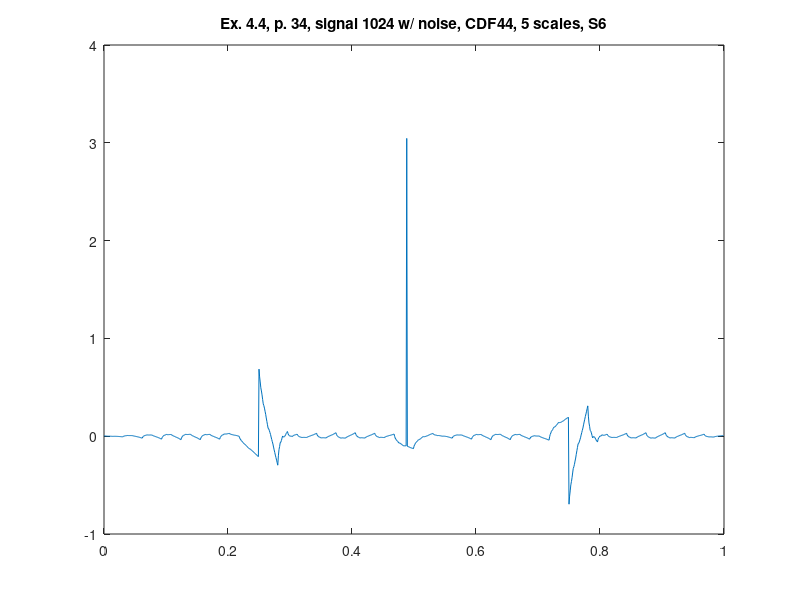

Write MATLAB code to recreate this figure.
%% ========================================================================
%% Programmatic octave notes on "Ripples in Mathematics" by A. Jensen
%% and A. la Cour-Harbo written with a deep gratitude to the authors for
%% this wonderful text. 
%% 
%% Reconstruction of graphs in ex 4.4, p.34, CDF44, 5 scales, S6.
%%
%% Author: Vladimir Kulyukin
%% 
%% NB: I have tested this code in Octave 4.
%% =========================================================================
t = (1.0/1024)*[0:1023];

y_ex_4_4_1024_with_slow_var_removed_cdf44_s6_p34 = [
0.004738425462805987
0.0030638536688546263
0.0022951317034531175
0.0012794970061714567
0.0011660171535798416
8.019309765852911E-4
1.8539320912466795E-4
-3.7705333556237175E-4
-4.472276282381504E-5
2.96298759821928E-5
-1.5583345733546916E-4
-2.945616126163175E-4
-6.967740407059497E-4
-0.0010559137630714865
-0.0013738071620370274
-0.0017349089813079865
-0.0012158780573540695
-9.694439314314185E-4
-9.97416930082179E-4
-9.93215994122859E-4
-0.0012670284725065373
-0.0015122630967722706
-0.0017307097764450163
-0.0020067846050521587
-0.0025680203875391716
-0.0031078021992097526
-0.003627895220522648
-0.0042126897468330315
-0.0047813050310978045
-0.005418116876810486
-0.006124861482889599
-0.006881125978311087
-0.0022619450865639656
8.442753855844587E-4
0.0024358324034114975
0.0043563159883976965
0.004758757111076539
0.005486764427809654
0.006538672170829762
0.007418382129894874
0.006773406950779048
0.006447395575484405
0.00643872351617969
0.0062513348306377226
0.006378069535119657
0.006322894285835434
0.0060842297884224905
0.005792994084915404
0.003964304741709501
0.002441902983412736
0.0012242585137907103
-1.8458852297942308E-4
-0.0012917001438951248
-0.002593009860422546
-0.004089995284050629
-0.00565163485463549
-0.006917421547267377
-0.008383233506521925
-0.01005049209944664
-0.011788118652376722
-0.013729990556365257
-0.015744999301180673
-0.017834506585232335
-0.02003535803782086
-0.008917955001087385
-0.0015038361717650828
0.0022056997008264023
0.006769925351493344
0.00762701943665256
0.00933628773254358
0.011896497567737252
0.014084436163877445
0.012560346857212967
0.01188360374440589
0.012053043201530667
0.011845522214418591
0.012481909841567718
0.012739098996903286
0.012615997907275078
0.012438966315332478
0.008540958080359817
0.005481492304937996
0.003259551696869978
6.521408774888826E-4
-0.0011197221776664268
-0.003278994378516198
-0.005826616085558567
-0.008436074929797366
-0.010213707983006026
-0.012382393506666478
-0.014942992664167098
-0.017568913352657534
-0.020588409482100056
-0.023674848310719865
-0.026829009730177544
-0.03013938845704478
-0.014216287108158365
-0.0036230023042720383
0.0016397692135081687
0.008152874949350353
0.009334137192101744
0.01176444586365688
0.015443189051975392
0.018606262467641077
0.01643508781446401
0.01551064096837762
0.01583239632055744
0.015636336220980485
0.016685492523431766
0.017215891365912617
0.017227094709050816
0.01719121868375062
0.011817327975253145
0.007686574112888089
0.004798607682010458
0.0013895877410307067
-7.772766601950032E-4
-0.003465781726638917
-0.006676187406447265
-0.009936199070108231
-0.011955049965826192
-0.014496446342098568
-0.01756055805433454
-0.020675000257592724
-0.02431242969858216
-0.02800041627798666
-0.031739039349282794
-0.0356549701979213
-0.01735031837397627
-0.00519059917855158
8.241987279782315E-4
0.008294623242164234
0.009620217174217682
0.012401573756995687
0.016638794995907702
0.020295453976895805
0.01780773563640481
0.01677632370922466
0.017201410620809154
0.017046659781638995
0.018348860222969665
0.01907172033690585
0.01921552250537617
0.019326263846353386
0.01329461681025923
0.008721444691118685
0.005607119147052253
0.0019154824676452797
-3.164978172393029E-4
-0.0031249352242705974
-0.0065093697144935625
-0.009923626973863509
-0.01187634396414683
-0.01440354663255905
-0.017504687667584395
-0.020633505792653217
-0.024335102886179016
-0.028063174691335346
-0.03181708794256766
-0.03574240593927358
-0.01784292094838369
-0.005967974380795216
-1.1684854250626486E-4
0.00717359033730558
0.008441706299044949
0.011150674466377963
0.015301295232765355
0.01889484659691676
0.01646931713522848
0.015487963243094982
0.015951666085218363
0.015861783918898698
0.017218780286392565
0.018024052772180443
0.01827856118940341
0.018519060531366982
0.012747920751904673
0.008428554375219277
0.005561997550616482
0.0021497623524525666
1.9246494933111702E-4
-0.0023083456616153075
-0.005351559491091562
-0.008400272628750649
-0.009989572253251922
-0.01211783751668749
-0.014783887263833395
-0.017450747113978426
-0.020652977257612504
-0.023853569151240595
-0.027051273319216973
-0.030388384382087907
-0.013412420733205921
-0.002014698016207128
0.003806098554880677
0.010989204721203794
0.0125980616291258
0.015571936093579541
0.0199122050434275
0.023761254357492878
0.02204159175781728
0.021692543727971914
0.02271554602256942
0.023253042494432274
0.025165503095647357
0.02659539936456734
0.027544222422695275
0.02851159585301344
0.023922018901971764
0.020714926982328907
0.018891862990236152
0.016595376116271487
0.015686039830630882
0.014306427354540574
0.012458129641827909
0.010640868242215995
0.010217143605083356
0.009329574145125419
0.007979795041098636
0.006667571092454583
0.004896438943451209
0.0031661835378770653
0.0014784803401289293
-2.984563720344613E-4
-0.01635601668812875
-0.028660624590367334
-0.037210568365053986
-0.04683575368112791
-0.0527028264377134
-0.059641676239724606
-0.06765055924783381
-0.07543309401265119
-0.07945052663142177
-0.08453271772751891
-0.0906778955370447
-0.09658965174721623
-0.10356083246093797
-0.11029501753641854
-0.11679041155352449
-0.12339210897712985
-0.1262144134810251
-0.1300871405425009
-0.13500847541051175
-0.13968196895053944
-0.14540042861531022
-0.15086739779023361
-0.15608104676524837
-0.1613864379033357
-0.16772947077309563
-0.17381367710407059
-0.17963721663511406
-0.18554514228449387
-0.19118871505162194
-0.19691298479566802
-0.20271610513775098
-0.20850327859556486
0.6856565787092292
0.606625053138408
0.5544039927404989
0.49500328085266154
0.4624167291215962
0.42265421949312565
0.3757175972333121
0.33071682563649707
0.312537591923718
0.2871897719230634
0.2546752036727241
0.2241038421301198
0.18636940063851537
0.15058182832695866
0.11674295157777315
0.08241407992761596
0.07492139053569469
0.060274733719997364
0.038475919807064995
0.018634873845294386
-0.008354722923942126
-0.03338295566152483
-0.05644803445792934
-0.07998868842667639
-0.11067074566335244
-0.1393843149850731
-0.1661276312113802
-0.1933394492539674
-0.21857750465282866
-0.2442805668115191
-0.27044689953112055
-0.29642084096204135
-0.20062613590841183
-0.13738662717459915
-0.10670061172588075
-0.06721498775837764
-0.06027947806798373
-0.04454099948570023
-0.019997886243760976
0.0022714411777763344
-0.008002703001921851
-0.009467275899497363
-0.00212065302711939
0.00295870286713823
0.016852470457314805
0.028482164396900378
0.037849363980256845
0.047924534101195015
0.025469001122415347
0.01183571564467012
0.007026207964193842
-3.8080753491820385E-5
0.0017244301989112198
0.0012351556425685972
-0.0015044268110313563
-0.00352395578618675
0.0032891974466476848
0.007856392341747287
0.010179050266159506
0.013227475482064488
0.014034162444669873
0.01556938557959009
0.01783450658523361
0.020035358037822637
0.008917955001088607
0.001503836171766304
-0.002205699700825292
-0.006769925351492123
-0.007627019436651394
-0.009336287732542192
-0.011896497567735698
-0.014084436163876057
-0.01256034685721158
-0.011883603744404753
-0.012053043201529279
-0.011845522214417259
-0.01248190984156694
-0.012739098996901982
-0.012615997907273968
-0.012438966315330757
-0.008540958080358818
-0.005481492304936858
-0.003259551696869145
-6.521408774873283E-4
0.001119722177667537
0.003278994378517669
0.0058266160855599824
0.008436074929799031
0.010213707983007525
0.012382393506667796
0.014942992664168597
0.017568913352659157
0.020588409482101597
0.02367484831072128
0.026829009730179293
0.030139388457046917
0.014216287108160003
0.003623002304273426
-0.0016397692135072667
-0.008152874949349187
-0.009334137192100772
-0.011764445863655562
-0.015443189051974338
-0.018606262467639773
-0.01643508781446283
-0.015510640968376468
-0.015832396320556233
-0.01563633622097927
-0.016685492523430615
-0.01721589136591145
-0.017227094709049463
-0.017191218683749163
-0.011817327975251955
-0.007686574112886858
-0.004798607682009449
-0.0013895877410295167
7.772766601962088E-4
0.0034657817266403185
0.006676187406448367
0.009936199070109716
0.011955049965827354
0.014496446342099687
0.01756055805433579
0.020675000257594337
0.024312429698583545
0.02800041627798816
0.03173903934928419
0.03565497019792302
0.01735031837397755
0.005190599178552895
-8.241987279771737E-4
-0.00829462324216304
-0.009620217174216645
-0.01240157375699441
-0.01663879499590669
-0.020295453976894546
-0.017807735636403713
-0.01677632370922333
-0.017201410620808086
-0.01704665978163757
-0.01834886022296828
-0.019071720336904435
-0.019215522505374685
-0.019326263846351763
-0.013294616810257898
-0.008721444691117571
-0.005607119147050969
-0.0019154824676440897
3.164978172405519E-4
0.0031249352242717562
0.006509369714494787
0.009923626973865188
0.011876343964148002
0.01440354663256034
0.017504687667585637
0.020633505792655014
0.02433510288618041
0.028063174691336956
0.03181708794256896
0.03574240593927525
0.017835526287774565
0.00595516645291401
1.0060874069231507E-4
-0.007193792925797415
-0.008463890280875797
-0.011175370754292868
-0.015329034739509417
-0.01892548706484834
-0.016500877171009065
-0.015520973759469564
-0.015986657994931597
-0.015898614964309082
-0.017257981380246035
-0.01806548165683497
-0.018322075607218102
-0.01856469860016144
-0.012793701078341352
-0.00847500787204239
-0.005609655130571101
-0.002198481757896914
-2.427770930111539E-4
0.0022565830373418305
0.005298488643865867
0.008345855440752115
0.009933277811735808
0.012059808079294632
0.014724265088205457
0.0173894940822949
0.020590235627515108
0.023789300804909125
0.02698544013883164
0.030320996581287563
0.0157381410690694
0.006091878536830686
0.0013808941985982148
-0.004520470684331035
-0.005489234260764531
-0.007651086343190783
-0.011007403860474552
-0.013918569992221519
-0.011902672162133032
-0.01108545985133591
-0.011468368814444685
-0.011411840205064805
-0.012558346674499787
-0.013268357061887004
-0.013543362488728672
-0.013824574337310436
-0.009190483756437218
-0.005766949156425283
-0.0035555134334244176
-9.167230787993086E-4
5.068457380398295E-4
0.0023546224950812267
0.004625016238498647
0.006876717619265893
0.007906811288090454
0.009354681529494369
0.011218693164719129
0.013057493595012293
0.015309133975416889
0.01753224156284383
0.019725140892894233
0.022003966185806356
-0.002485080862243527
-0.01972816898520202
-0.0297270098967668
-0.04159775867783699
-0.04622770867944892
-0.052733031046527934
-0.06111546961840075
-0.068934570128943
-0.06951986144658606
-0.07198754369779503
-0.07633938864646672
-0.08013496888986993
-0.08581827404061626
-0.09094888852498018
-0.09552860776309724
-0.10021361940231155
-0.09767911262229145
-0.09704133269558213
-0.09830209437323023
-0.09902101107423777
3.0450883633939663
-0.10372501523377764
-0.10527155330144589
-0.10693794501363951
-0.11051384440505252
-0.11355888403062864
-0.11607490415151289
-0.1187181339616592
-0.12083603034943402
-0.12308482556788869
-0.12546636599590355
-0.12780715638242035
-0.10379520340828274
-0.08684395155286628
-0.07695524886469984
-0.06517833283251862
-0.060467660951447844
-0.053872469318885674
-0.045394603200896944
-0.03743475116790784
-0.03654852101329342
-0.033785142716717065
-0.029146454316371972
-0.02503313604576296
-0.019048175972070203
-0.013592248500428061
-0.008667180013159692
-0.003632024790993338
-0.005685135821400733
-0.0058757175739465595
-0.004205580375172158
-0.003075374549561971
-8.805606240169794E-5
0.002355734971102308
0.00425420864142545
0.00624834931801832
0.010092455116623267
0.013385909578271349
0.0161269475225021
0.018956579116940597
0.02123028464564869
0.02358908876811361
0.026031255285414945
0.028382826600334532
0.021327205155862394
0.016719619245163075
0.014558365833515774
0.011664693322097852
0.0112139743017452
0.010027475808517483
0.008103532074647868
0.006291777271167032
0.0069163332828776625
0.0067985074314800276
0.005936675229143873
0.005180513114914742
0.0036771287237793437
0.0022762210932225635
9.762109288800058E-4
-4.5257163200229655E-4
5.421881207876567E-4
7.818897915587986E-4
2.6500308407473305E-4
-1.5869947621216518E-4
-0.001342012287575134
-0.0024351364802048803
-0.003439549665591235
-0.004584818188381412
-0.006495579500148008
-0.0083219793641931
-0.010065439147564748
-0.011955468081388476
-0.013765355651925493
-0.01572458125373699
-0.01783450658523056
-0.02003535803781964
-0.008917955001086053
-0.0015038361717631954
0.0022056997008275125
0.006769925351494566
0.007627019436653448
0.009336287732544468
0.011896497567737807
0.014084436163878111
0.012560346857213522
0.011883603744407445
0.012053043201531555
0.011845522214420257
0.012481909841569383
0.01273909899690473
0.012615997907276855
0.012438966315334365
0.008540958080361705
0.00548149230493955
0.003259551696871643
6.521408774899928E-4
-0.0011197221776653166
-0.0032789943785149767
-0.005826616085557568
-0.008436074929796256
-0.010213707983004916
-0.012382393506664702
-0.014942992664165544
-0.017568913352655535
-0.020588409482098502
-0.023674848310717422
-0.026829009730175546
-0.03013938845704267
-0.014216287108157033
-0.003623002304270928
0.001639769213509723
0.008152874949351574
0.009334137192102743
0.011764445863657436
0.015443189051976836
0.018606262467642853
0.01643508781446479
0.015510640968378508
0.01583239632055866
0.015636336220981928
0.016685492523432766
0.01721589136591417
0.017227094709052482
0.01719121868375284
0.011817327975254699
0.007686574112889533
0.004798607682011902
0.00138958774103215
-7.77276660193893E-4
-0.0034657817266381397
-0.0066761874064458215
-0.009936199070106566
-0.011955049965824971
-0.014496446342096903
-0.017560558054332764
-0.02067500025759106
-0.024312429698580607
-0.028000416277984996
-0.03173903934928113
-0.03565497019791897
-0.017350318373974716
-0.005190599178550137
8.241987279793417E-4
0.008294623242165677
0.009620217174218793
0.012401573756996909
0.016638794995909034
0.02029545397689736
0.01780773563640614
0.016776323709226215
0.01720141062081071
0.01704665978164077
0.01834886022297111
0.019071720336907294
0.01921552250537739
0.019326263846355385
0.013294616810260784
0.008721444691120128
0.005607119147053474
0.0019154824676472781
-3.164978172376376E-4
-0.0031249352242694872
-0.006509369714491786
-0.009923626973861621
-0.01187634396414583
-0.014403546632557829
-0.01750468766758262
-0.02063350579265144
-0.024335102886177573
-0.028063174691333792
-0.03181708794256588
-0.03574240593927147
-0.01784292094838258
-0.005967974380793883
-1.1684854250471055E-4
0.007173590337306912
0.008441706299046281
0.011150674466379629
0.015301295232767131
0.018894846596918313
0.0164693171352297
0.015487963243096203
0.015951666085219918
0.015861783918899697
0.017218780286393454
0.018024052772181554
0.018278561189403852
0.01851906053136787
0.012747920751905673
0.008428554375220942
0.005561997550616926
0.002149762352453344
1.9246494933211622E-4
-0.002308345661613753
-0.005351559491090896
-0.008400272628749095
-0.009989572253250811
-0.012117837516687269
-0.014783887263832618
-0.017450747113976872
-0.02065297725761095
-0.023853569151239595
-0.02705127331921564
-0.030388384382085798
-0.017825780376554246
-0.009658861150562803
-0.005886311918137155
-0.001068318056500983
-6.420173009242802E-4
8.324360451610335E-4
0.0033564189106163322
0.0054740858520450075
0.0032055970320739036
0.001990857815910241
0.0018313039581649981
0.0012711479894396138
0.0017690911840415602
0.0018693737581054748
0.0015734868331331864
0.0012734003993506438
-0.003401080263446765
-0.007009940860870145
-0.009551638496767989
-0.012481855302783895
-0.014341786486499197
-0.016587090148908024
-0.019216175336184804
-0.021836974091358208
-0.023381101050077735
-0.025304169119865882
-0.027604543121968694
-0.029890111849686152
-0.03254968506600764
-0.035191131419898714
-0.03781277544696504
-0.04051755717620309
-0.005678810690662672
0.019026648580481087
0.03360053235092675
0.050819981274280446
0.05791130312887116
0.0676516546323298
0.08004277962398754
0.09166326571000782
0.09316261431382333
0.09731801113460592
0.10413122793625629
0.11018087918833253
0.11889191263115162
0.1268429545632852
0.1340358004048645
0.1413894847413646
0.138636322369321
0.13855354413399446
0.14114296478642707
0.14298323961791426
0.14749935501895184
0.15126997376090967
0.15429692555384766
0.1574992770851309
0.16338479357903823
0.16853214946280226
0.17294318499756867
0.17753697631541754
0.18139813336659016
0.18544573534226472
0.18968162862132198
0.19386188832789675
-0.6951334296348396
-0.612752760476115
-0.5589942561474044
-0.4975622748650033
-0.4647487634287542
-0.4242580814462938
-0.37608838365156083
-0.329962718965371
-0.3124481463980689
-0.2872490316750258
-0.25436353675805246
-0.22351471890488556
-0.18497585255710153
-0.14847000080081477
-0.11399533725369768
-0.07894426196499785
-0.07248963442098494
-0.05833584585713411
-0.03648108594689986
-0.016648441857047003
0.010888779868957144
0.0364074818550702
0.059909454010820595
0.08400225763678265
0.11580678643843151
0.14559991938349404
0.17338342165242743
0.20176482874763546
0.228140114715025
0.2551168005651412
0.2826966224969014
0.31018309291866597
0.20515002608154065
0.13569807640343146
0.10182894691905947
0.05850235578158314
0.050761963845831815
0.03356747063008264
0.006920541902103061
-0.01710820543756536
-0.005544110899635468
-0.003427515251470281
-0.010756794005238157
-0.01546137252841262
-0.02960860952755301
-0.04112795296856919
-0.05001782355710083
-0.05951052227102421
-0.033397610605832906
-0.016719521611494037
-0.009474724991774819
4.072577994513882E-4
8.58970088880251E-4
0.003950864078278271
0.009684417379133392
0.014827225495459118
0.010545645647888513
0.008910074671296897
0.009921933932734772
0.0103487618226904
0.013425818668062028
0.015920613022772034
0.01783450658523189
0.020035358037821083
0.008917955001086497
0.0015038361717646387
-0.0022056997008265133
-0.006769925351493122
-0.007627019436653115
-0.009336287732543802
-0.011896497567737141
-0.014084436163877001
-0.012560346857213411
-0.011883603744406002
-0.012053043201530667
-0.011845522214419257
-0.012481909841568273
-0.012739098996903286
-0.012615997907274745
-0.0124389663153327
-0.008540958080359928
-0.005481492304937996
-0.0032595516968696447
-6.521408774889936E-4
0.0011197221776664268
0.003278994378516531
0.005826616085558123
0.008436074929797255
0.010213707983006137
0.012382393506667033
0.014942992664166987
0.017568913352657645
0.02058840948210039
0.02367484831072031
0.026829009730177544
0.030139388457045224
0.01421628710815881
0.0036230023042719273
-0.0016397692135083908
-0.008152874949350575
-0.009334137192101633
-0.011764445863657103
-0.015443189051975392
-0.018606262467641188
-0.016435087814463678
-0.015510640968377842
-0.01583239632055733
-0.015636336220980263
-0.016685492523431877
-0.017215891365912728
-0.017227094709050927
-0.01719121868375073
-0.011817327975253478
-0.007686574112888089
-0.004798607682010569
-0.0013895877410307067
7.772766601948922E-4
0.003465781726638917
0.006676187406447376
0.009936199070108231
0.011955049965826081
0.014496446342098568
0.017560558054334652
0.020675000257592724
0.02431242969858216
0.028000416277986773
0.031739039349282905
0.0356549701979213
0.01735031837397627
0.00519059917855158
-8.241987279782315E-4
-0.008294623242164234
-0.009620217174217682
-0.012401573756995798
-0.016638794995907702
-0.020295453976895805
-0.01780773563640481
-0.016776323709224772
-0.017201410620809154
-0.017046659781639106
-0.018348860222969776
-0.01907172033690574
-0.01921552250537617
-0.019326263846353497
-0.013294616810259341
-0.008721444691118574
-0.005607119147052031
-0.0019154824676453908
3.164978172391919E-4
0.0031249352242708195
0.0065093697144935625
0.009923626973863509
0.01187634396414694
0.01440354663255905
0.017504687667584173
0.020633505792652884
0.024335102886179127
0.028063174691335235
0.0318170879425671
0.03574240593927269
0.0178429209483838
0.005967974380795438
1.1684854250615384E-4
-0.007173590337305136
-0.008441706299044616
-0.011150674466377741
-0.015301295232765577
-0.018894846596916204
-0.016469317135228145
-0.01548796324309476
-0.015951666085218585
-0.01586178391889803
-0.01721878028639212
-0.01802405277218022
-0.01827856118940241
-0.018519060531366427
-0.012747920751904562
-0.008428554375219832
-0.005561997550615927
-0.0021497623524521225
-1.9246494933111702E-4
0.0023083456616149745
0.005351559491092006
0.008400272628750649
0.009989572253252144
0.01211783751668849
0.014783887263834061
0.01745074711397865
0.02065297725761206
0.02385356915124115
0.027051273319217084
0.030388384382087574
0.015619100554880472
0.005836779583385687
0.001040106681629016
-0.004960443332350795
-0.00597802216410015
-0.008202186069369621
-0.011634311977021583
-0.014617670104768443
-0.01262359439494487
-0.011841700771940467
-0.012273424990366322
-0.012262095241934556
-0.013467297139843404
-0.01423238656133552
-0.01455885462791362
-0.014892498126180542
-0.010260469319261722
-0.0068524930607289924
-0.0046701122467335265
-0.0020567604067426304
-6.721266720650654E-4
0.0011403313971841689
0.0033790228471793915
0.0055980529245718835
0.006581978722497772
0.00798729748737087
0.009812374040436167
0.011611270378616645
0.013826623061278798
0.016012473941011407
0.018167147553419305
0.02040800677411997
0.01101741368939635
0.004816988004944345
0.0018050180070644517
-0.001992113796575712
-0.0026042383455785467
-0.0040049891963016004
-0.006196110188076254
-0.008115085848677928
-0.0068560438412006985
-0.006392646703542781
-0.00672666619960538
-0.006795613720557786
-0.007665540085105976
-0.00827396851343265
-0.008622694425669625
-0.008998687882117024
-0.0062109544441470155
-0.004233201795746239
-0.0030672446879574378
-0.0016506353336874502
-0.0010494632018201444
-2.0128798533755599E-4
8.92060605700587E-4
0.0019435804091033348
0.002172338597029297
0.002640763820634634
0.003347015818772933
0.0040040829845390535
0.004895290842516317
0.005733624726701872
0.006517238258214483
0.00732069513383476
];

figure;
plot(t, y_ex_4_4_1024_with_slow_var_removed_cdf44_s6_p34);
xlim([0 1]);
title('Ex. 4.4, p. 34, signal 1024 w/ noise, CDF44, 5 scales, S6');
